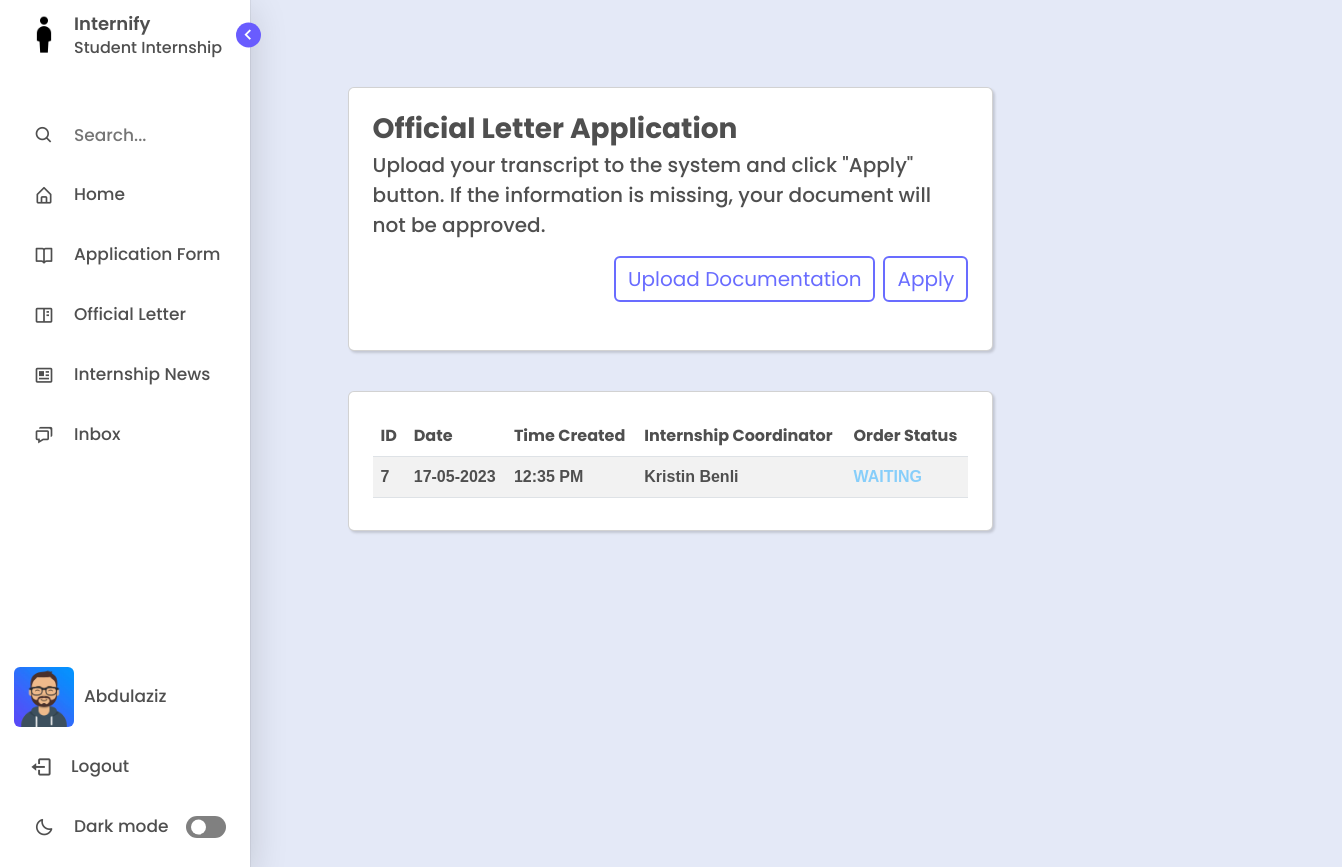
Page /official-letter/ (signed in) on the earlier database version.
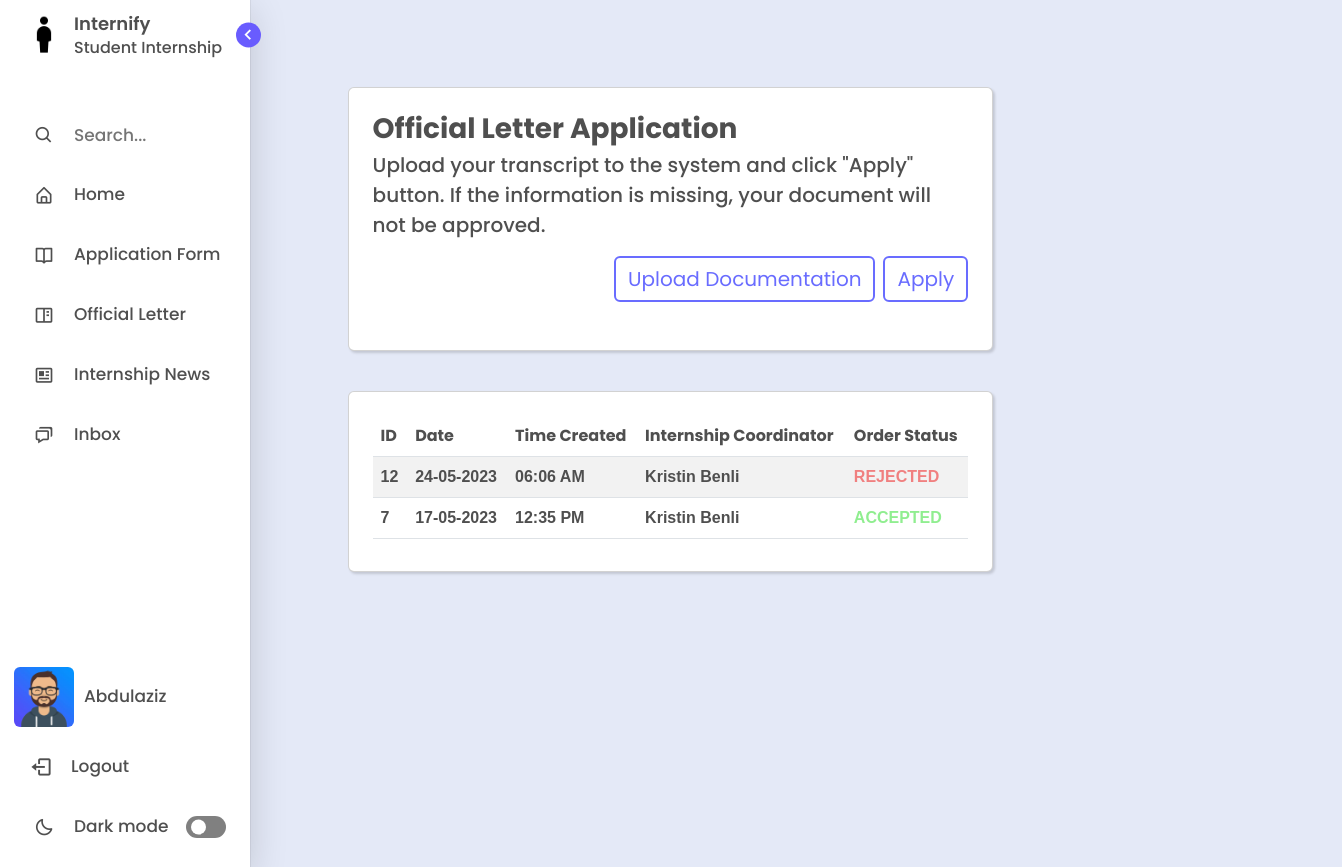
Same page on the later database version.
### management/models.py (models this page shows, shortened)
class BaseAbstractModel(models.Model):
    is_visible = models.BooleanField(default=True, verbose_name='Visibility')
    date_created = models.DateTimeField(auto_now_add=True)
    date_updated = models.DateTimeField(auto_now=True)
    class Meta:
        abstract = True

class Application(BaseAbstractModel):
    STATUS_CHOICES = (
        ('W', 'Waiting'),
        ('R', 'Rejected'),
        ('A', 'Approved'),
    )
    TYPE_CHOICES = (
        ('L', 'Letter'),
        ('I', 'Internship'),
    )
    student = models.ForeignKey(Student, on_delete=CASCADE)
    coordinator = models.ForeignKey(InternshipCoordinator, on_delete=CASCADE)
    employee = models.ForeignKey(CareerCenterEmployee, on_delete=CASCADE)
    status = models.CharField(max_length=1, choices=STATUS_CHOICES)
    type = models.CharField(max_length=1, choices=TYPE_CHOICES, default='I')

class InternshipCoordinator(BaseAbstractModel):
    coordinator_id = models.CharField(max_length=20, primary_key=True, unique=True)
    department = models.ForeignKey(Department, on_delete=CASCADE)
    faculty = models.ForeignKey(Faculty, on_delete=CASCADE)
    user = models.ForeignKey(User, on_delete=CASCADE)

class User(AbstractBaseUser, PermissionsMixin):
    GENDER_CHOICES = (
        ('M', 'Male'),
        ('F', 'Female'),
    )
    first_name = models.CharField(max_length=100)
    last_name = models.CharField(max_length=100)
    email = models.EmailField(unique=True)
    gender = models.CharField(max_length=1, choices=GENDER_CHOICES)
    photo = models.ImageField(upload_to='users', null=True, blank=True)
    last_login = models.DateTimeField(auto_now=True)
    is_active = models.BooleanField(default=True)
    is_staff = models.BooleanField(default=False)
    is_superuser = models.BooleanField(default=False)
    objects = CustomUserManager()
    USERNAME_FIELD = 'email'
    REQUIRED_FIELDS = ['first_name', 'last_name', 'gender',  'password']

### management/views.py (the view, shortened to what this page needs)
# urls.py: path('official-letter/', views.officialletter, name = "officialletter"),
def officialletter(request):
	user = request.user
	student = Student.objects.get(user=user)
	applications = Application.objects.filter(student=student, type='L').order_by('-date_created')
	context = {
		'applications': applications
	}
	return render(request, "student/officialletter.html", context)

### templates/student/officialletter.html (shortened to what the changed rows need)
{% extends "layout.html" %}
{% load l10n %}
{% load static %}
{% block content %}
  <div class="home" style="margin-left:11%; margin-top:5%;">
    <div class="float-container">
      <div class="float-child-left">
        <div class="col-lg-12">
          <div class="col-lg-12">
            <div class="card p-4" style="margin-top:40px;">
              <header class = "mb-2" style="text-align: start;">
                <table id="example" class="table table-striped" style="width:100%; margin-bottom: auto;">
                  {% if applications.count > 0 %}
                  <thead>
                    <tr>
                      <th class="text" style="font-weight: bold;">ID</th>
                      <th class="text" style="font-weight: bold;">Date</th>
                      <th class="text" style="font-weight: bold;">Time Created</th>
                      <th class="text" style="font-weight: bold;">Internship Coordinator</th>
                      <th class="text" style="font-weight: bold;">Order Status</th>
                    </tr>
                  </thead>
                  <tbody>
                      {% for application in applications %}
                        <tr>
                          <td class="text" style="font-weight: bold; font-family:Arial, Helvetica, sans-serif;">{{application.id}}</td>
                          <td class="text" style="font-weight: bold; font-family:Arial, Helvetica, sans-serif;">{{application.date_created|date:"d-m-Y" }}</td>
                          <td class="text" style="font-weight: bold; font-family:Arial, Helvetica, sans-serif;">{{application.date_created|date:"h:i A"}}</td>
                          <td class="text" style="font-weight: bold; font-family:Arial, Helvetica, sans-serif;">{{application.coordinator.user.first_name}} {{application.coordinator.user.last_name}}</td>
                          {% if application.status == 'W' %}
                            <td>
                              <span style="color: lightskyblue; font-weight: bold; font-family: Arial, Helvetica, sans-serif;">
                                WAITING
                              </span>
                            </td>
                          {% elif application.status == 'A' %}
                            <td>
                              <span style="color: lightgreen; font-weight: bold; font-family: Arial, Helvetica, sans-serif;">
                                ACCEPTED
                              </span>
                            </td>
                          {% else %}
                            <td>
                              <span style="color: lightcoral; font-weight: bold; font-family: Arial, Helvetica, sans-serif;">
                                REJECTED
                              </span>
                            </td>
                          {% endif %}
                        </tr>
                      {% endfor %}
                    {% else %}
                      <p class='text-center text-white'>No records!</p>
                    </tbody>
                    {% endif %}
                </table>
              </header>
            </div>
          </div>
        </div>
      </div>
    </div>
  </div>
  {% endblock content %}

### templates/includes/sidebar.html (shortened to what the changed rows need)
<!DOCTYPE html>
{% load static %}
<html lang="en">
<head>
    <link href='https://unpkg.com/boxicons@2.1.1/css/boxicons.min.css' rel='stylesheet'>
</head>
<body>
    <nav class="sidebar open">
        <div class="menu-bar">
            <div class="menu">
                {% for group in request.user.groups.all %}
                    {% if group.name == 'Student' %}
                        <li class ="nav-link">
                            <a href="/application-form">
                                <i class='bx bx-book-open icon'></i>
                                <span class="text nav-text">Application Form</span>
                            </a>
                        </li>
                        <li class ="nav-link">
                            <a href="/official-letter">
                                <i class='bx bx-book-content icon' ></i>
                                <span class="text nav-text">Official Letter</span>
                            </a>
                        </li>
                        <li class="nav-link">
                            <a href="/internship-opportunities">
                              <i class='bx bx-news icon' ></i>
                              <span class="text nav-text">Internship News</span>
                            </a>
                        </li>
                    {% endif %}
                {% endfor %}
            </div>
        </div>
    </nav>
</body>
</html>

Differences in the rows shown:
added Application: id "12", date_created "24-05-2023", date_created "06:06 AM", coordinator.user.first_name "Kristin", coordinator.user.last_name "Benli", status "REJECTED"
changed Application "12:35 PM": status "WAITING" → "ACCEPTED"
